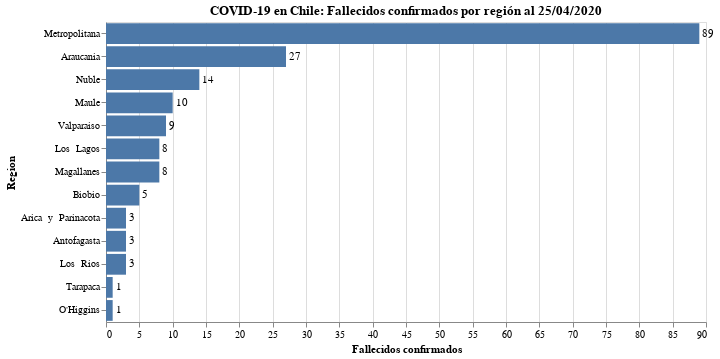

The code cell stored with this chart in its notebook:
### Code cell
#hide_input
bars = alt.Chart(data_raw.reset_index()).mark_bar().encode(
    x = alt.X('Fallecidos:Q', axis=alt.Axis(title='Fallecidos confirmados')),
    y = alt.Y('Region:N', sort='-x'),
    tooltip = 'Fallecidos'
).properties(
    title=f'COVID-19 en Chile: Fallecidos confirmados por región al {today_es_format}'
)

text = bars.mark_text(
    align='left',
    baseline='middle',
    dx=3  # Nudges text to right so it doesn't appear on top of the bar
).encode(
    text='Fallecidos:Q'
)

bars.configure_title(
    fontSize=20,
    font='Courier',
    anchor='start',
    color='gray'
)

(bars + text).properties(width=600, height=300)

### Figure 1 — Vega-Lite specification as saved in the notebook (floating-point values rounded to 4 significant figures)
{"config": {"view": {"continuousWidth": 400, "continuousHeight": 300}}, "layer": [{"mark": "bar", "encoding": {"tooltip": {"type": "quantitative", "field": "Fallecidos"}, "x": {"type": "quantitative", "axis": {"title": "Fallecidos confirmados"}, "field": "Fallecidos"}, "y": {"type": "nominal", "field": "Region", "sort": "-x"}}, "title": "COVID-19 en Chile: Fallecidos confirmados por región al 25/04/2020"}, {"mark": {"type": "text", "align": "left", "baseline": "middle", "dx": 3}, "encoding": {"text": {"type": "quantitative", "field": "Fallecidos"}, "tooltip": {"type": "quantitative", "field": "Fallecidos"}, "x": {"type": "quantitative", "axis": {"title": "Fallecidos confirmados"}, "field": "Fallecidos"}, "y": {"type": "nominal", "field": "Region", "sort": "-x"}}, "title": "COVID-19 en Chile: Fallecidos confirmados por región al 25/04/2020"}], "data": {"name": "data-baaf20d97370c11fb0137dd578ae84b8"}, "height": 300, "width": 600, "$schema": "https://vega.github.io/schema/vega-lite/v4.8.1.json", "datasets": {"data-baaf20d97370c11fb0137dd578ae84b8": [{"Region": "Arica  y  Parinacota", "Casos  nuevos": 6, "Casos  totales": 245, "%  Casos  totales**": "1.91  %", "Fallecidos": 3}, {"Region": "Tarapaca", "Casos  nuevos": 9, "Casos  totales": 143, "%  Casos  totales**": "1.11  %", "Fallecidos": 1}, {"Region": "Antofagasta", "Casos  nuevos": 25, "Casos  totales": 391, "%  Casos  totales**": "3.04  %", "Fallecidos": 3}, {"Region": "Valparaiso", "Casos  nuevos": 18, "Casos  totales": 454, "%  Casos  totales**": "3.53  %", "Fallecidos": 9}, {"Region": "Metropolitana", "Casos  nuevos": 404, "Casos  totales": 7165, "%  Casos  totales**": "55.72  %", "Fallecidos": 89}, {"Region": "O'Higgins", "Casos  nuevos": 4, "Casos  totales": 85, "%  Casos  totales**": "0.66  %", "Fallecidos": 1}, {"Region": "Maule", "Casos  nuevos": 1, "Casos  totales": 350, "%  Casos  totales**": "2.72  %", "Fallecidos": 10}, {"Region": "Nuble", "Casos  nuevos": 10, "Casos  totales": 725, "%  Casos  totales**": "5.64  %", "Fallecidos": 14}, {"Region": "Biobio", "Casos  nuevos": 13, "Casos  totales": 696, "%  Casos  totales**": "5.41  %", "Fallecidos": 5}, {"Region": "Araucania", "Casos  nuevos": 19, "Casos  totales": 1203, "%  Casos  totales**": "9.36  %", "Fallecidos": 27}, {"Region": "Los  Rios", "Casos  nuevos": 3, "Casos  totales": 177, "%  Casos  totales**": "1.38  %", "Fallecidos": 3}, {"Region": "Los  Lagos", "Casos  nuevos": 5, "Casos  totales": 465, "%  Casos  totales**": "3.62  %", "Fallecidos": 8}, {"Region": "Magallanes", "Casos  nuevos": 31, "Casos  totales": 655, "%  Casos  totales**": "5.09  %", "Fallecidos": 8}]}}
